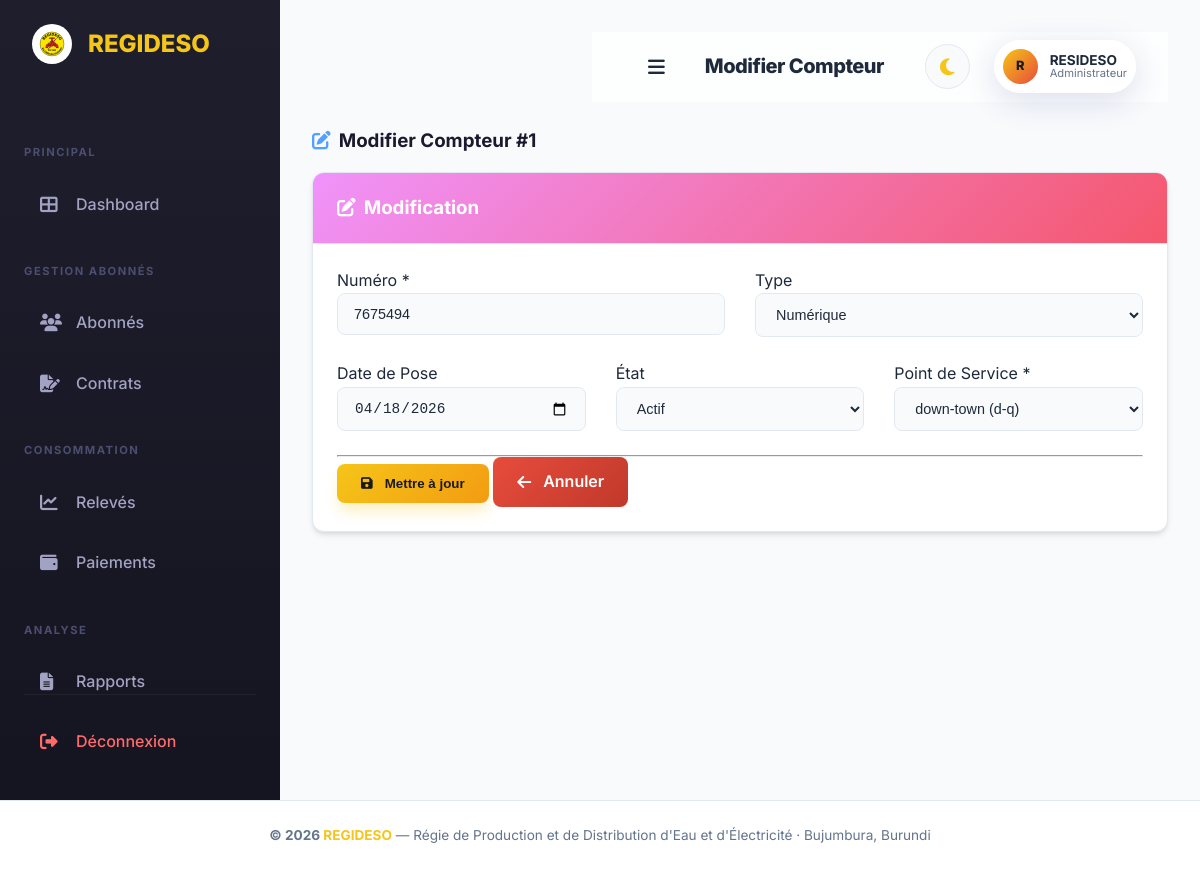
The app's page /compteurs/edit.php?id=1 (signed in) with its own data.
### tables this page shows
CREATE TABLE `compteur` (
  `id_Compteur` int(11) NOT NULL,
  `numero_Compteur` varchar(30) NOT NULL,
  `Typecompteur_Compteur` varchar(30) DEFAULT NULL,
  `DatePose_Compteur` date DEFAULT NULL,
  `Etat_compteur_Compteur` varchar(30) DEFAULT 'Actif',
  `id_Point_de_service` int(11) NOT NULL
);

CREATE TABLE `point_de_service` (
  `id_Point_de_service` int(11) NOT NULL,
  `libelle_Point_de_service` varchar(60) NOT NULL,
  `adresse_Point_de_service` varchar(60) DEFAULT NULL,
  `id_Contrat` int(11) NOT NULL
);

CREATE TABLE `contrat` (
  `id_Contrat` int(11) NOT NULL,
  `reference_Contrat` varchar(40) NOT NULL,
  `dateDebut_Contrat` date DEFAULT NULL,
  `dateFin_Contrat` date DEFAULT NULL,
  `Statut_Contrat` varchar(30) DEFAULT 'Actif',
  `idabonne_abonnes` int(11) NOT NULL
);

### includes/functions.php (called while the page is built, shortened)
<?php
function sanitize($data) {
    return htmlspecialchars(trim($data), ENT_QUOTES, 'UTF-8');
}

### compteurs/edit.php (the view, shortened to what this page needs)
<?php
require_once __DIR__ . '/../config/database.php';
require_once __DIR__ . '/../includes/functions.php';
$id = (int)($_GET['id'] ?? 0);
$stmt = $pdo->prepare("SELECT * FROM compteur WHERE id_Compteur = ?");
$stmt->execute([$id]);
$compteur = $stmt->fetch();
$points = $pdo->query("SELECT p.id_Point_de_service, p.libelle_Point_de_service, c.reference_Contrat, a.nom_abonnes FROM point_de_service p LEFT JOIN contrat c ON p.id_Contrat = c.id_Contrat LEFT JOIN abonne a ON c.idabonne_abonnes = a.idabonne_abonnes ORDER BY p.libelle_Point_de_service")->fetchAll();
$errors = [];
if ($_SERVER['REQUEST_METHOD'] === 'POST') {
    if (!verify_csrf_token($_POST['csrf_token'] ?? '')) $errors[] = 'Token CSRF invalide.';
    $numero    = trim($_POST['numero'] ?? '');
    $type      = trim($_POST['type'] ?? '');
    $date_pose = trim($_POST['date_pose'] ?? '');
    $etat      = trim($_POST['etat'] ?? '');
    $id_point  = (int)($_POST['id_point'] ?? 0);
    if (empty($numero)) $errors[] = 'Le numéro est obligatoire.';
    if ($id_point <= 0) $errors[] = 'Veuillez sélectionner un point de service.';
    if (empty($errors)) {
        $stmt = $pdo->prepare("UPDATE compteur SET numero_Compteur=?, Typecompteur_Compteur=?, DatePose_Compteur=?, Etat_compteur_Compteur=?, id_Point_de_service=? WHERE id_Compteur=?");
        $stmt->execute([$numero, $type, $date_pose ?: null, $etat, $id_point, $id]);
        set_flash('success', 'Compteur modifié avec succès.');
        header('Location: index.php'); exit;
    }
} else {
    $numero    = $compteur['numero_Compteur'];
    $type      = $compteur['Typecompteur_Compteur'];
    $date_pose = $compteur['DatePose_Compteur'];
    $etat      = $compteur['Etat_compteur_Compteur'];
    $id_point  = $compteur['id_Point_de_service'];
}
require_once __DIR__ . '/../includes/header.php';
?>
<div class="row mb-3"><div class="col-12"><h3 style="font-weight:700;color:#1a1a2e;"><i class="fas fa-edit mr-2" style="color:#54a0ff;"></i>Modifier Compteur #<?= $id ?></h3></div></div>
<div class="card">
    <div class="card-header" style="background:linear-gradient(135deg,#f093fb,#f5576c);color:white;"><h3 class="card-title"><i class="fas fa-edit mr-2"></i>Modification</h3></div>
    <div class="card-body">
        <form method="POST">
            <div class="row">
                <div class="col-md-6"><div class="form-group"><label>Numéro <span class="text-danger">*</span></label><input type="text" name="numero" class="form-control" value="<?= sanitize($numero) ?>" required></div></div>
                <div class="col-md-6"><div class="form-group"><label>Type</label><select name="type" class="form-control"><option value="Numérique" <?= $type==='Numérique'?'selected':'' ?>>Numérique</option></select></div></div>
            </div>
            <div class="row">
                <div class="col-md-4"><div class="form-group"><label>Date de Pose</label><input type="date" name="date_pose" class="form-control" value="<?= sanitize($date_pose) ?>"></div></div>
                <div class="col-md-4"><div class="form-group"><label>État</label><select name="etat" class="form-control"><option value="Actif" <?= $etat==='Actif'?'selected':'' ?>>Actif</option></select></div></div>
                <div class="col-md-4"><div class="form-group"><label>Point de Service <span class="text-danger">*</span></label>
                    <select name="id_point" class="form-control" required><option value="">-- Sélectionner --</option>
                    <?php foreach ($points as $p): ?><option value="<?= $p['id_Point_de_service'] ?>" <?= ($id_point == $p['id_Point_de_service']) ? 'selected' : '' ?>><?= sanitize($p['libelle_Point_de_service'] . ' (' . $p['reference_Contrat'] . ')') ?></option><?php endforeach; ?>
                    </select></div></div>
            </div>
            <hr>
            <button type="submit" class="btn btn-primary"><i class="fas fa-save mr-1"></i> Mettre à jour</button>
            <a href="index.php" class="btn btn-secondary"><i class="fas fa-arrow-left mr-1"></i> Annuler</a>
        </form>
    </div>
</div>
<?php require_once __DIR__ . '/../includes/footer.php'; ?>

### assets/css/premium.css (style rules this page uses)
:root { --primary: #f5c518; --primary-dark: #e8a700; --secondary: #e74c3c; --secondary-dark: #c0392b; --accent: #1dd1a1; --bg-main: #f8fafc; --bg-sidebar: linear-gradient(180deg, #1e1e2d 0%, #151521 100%); --bg-card: #ffffff; --text-main: #1e293b; --text-muted: #64748b; --text-on-primary: #1a1a1a; --border: #e2e8f0; --glass: rgba(255, 255, 255, 0.7); --glass-border: rgba(255, 255, 255, 0.4); --shadow-sm: 0 1px 3px rgba(0,0,0,0.1); --shadow-md: 0 4px 6px -1px rgba(0,0,0,0.1), 0 2px 4px -1px rgba(0,0,0,0.06); --shadow-lg: 0 10px 15px -3px rgba(0,0,0,0.1), 0 4px 6px -2px rgba(0,0,0,0.05); --shadow-premium: 0 20px 25px -5px rgba(0,0,0,0.1), 0 10px 10px -5px rgba(0,0,0,0.04); --shadow-primary: 0 10px 15px -3px rgba(245, 197, 24, 0.3); --radius-sm: 8px; --radius-md: 12px; --radius-lg: 20px; --radius-xl: 30px; --transition: all 0.3s cubic-bezier(0.4, 0, 0.2, 1); }
* { margin: 0; padding: 0; box-sizing: border-box; }
body { font-family: 'Inter', system-ui, -apple-system, sans-serif; background-color: var(--bg-main); color: var(--text-main); line-height: 1.6; overflow-x: hidden; transition: background-color 0.3s, color 0.3s; }
a { text-decoration: none; color: inherit; transition: var(--transition); }
.row { display: flex; flex-wrap: wrap; gap: 0; margin-right: -15px; margin-left: -15px; margin-bottom: 1.5rem; }
[class*="col-"] { position: relative; width: 100%; padding-right: 15px; padding-left: 15px; }
.col-12 { flex: 0 0 100%; max-width: 100%; }
@media (min-width: 768px) { .col-md-6 { flex: 0 0 50%; max-width: 50%; } }
@media (min-width: 768px) { .col-md-4 { flex: 0 0 33.333333%; max-width: 33.333333%; } }
.mb-3 { margin-bottom: 1rem !important; }
.mr-1 { margin-right: 0.25rem !important; }
.mr-2 { margin-right: 0.5rem !important; }
.card { background: var(--bg-card); border: 1px solid var(--border); border-radius: var(--radius-md); box-shadow: var(--shadow-md); overflow: hidden; transition: var(--transition); animation: slideInUp 0.6s ease forwards; }
.card-header { padding: 1.25rem 1.5rem; border-bottom: 1px solid var(--border); display: flex; align-items: center; justify-content: space-between; font-weight: 700; }
.card-body { padding: 1.5rem; }
.btn { display: inline-flex; align-items: center; justify-content: center; padding: 0.75rem 1.5rem; border-radius: var(--radius-sm); font-weight: 600; cursor: pointer; border: none; gap: 0.5rem; transition: var(--transition); white-space: nowrap; }
.btn-primary { background: linear-gradient(135deg, var(--primary), #f39c12); color: var(--text-on-primary); box-shadow: var(--shadow-primary); }
.btn-secondary { background: linear-gradient(135deg, var(--secondary), #c0392b); color: white; }
.form-control { display: block; width: 100%; padding: 0.75rem 1rem; font-size: 0.9rem; color: var(--text-main); background-color: var(--bg-main); background-clip: padding-box; border: 1px solid var(--border); border-radius: var(--radius-sm); transition: var(--transition); }
.card { transition: var(--transition); }
.btn { position: relative; overflow: hidden; }
.btn::after { content: ''; position: absolute; top: -50%; left: -50%; width: 200%; height: 200%; background: radial-gradient(circle, rgba(255,255,255,0.2) 0%, transparent 70%); opacity: 0; transition: opacity 0.5s ease; pointer-events: none; }

### records on screen
compteur: numero "7675494", type "Numérique", date_pose "04/18/2026", etat "Actif", id_point "down-town (d-q)"

### other values on screen
$page_title "Modifier Compteur"
substr($_SESSION['user_prenom'] ?? 'U', 0, 1) "R"
$_SESSION['user_prenom'] "RESIDESO"
$_SESSION['user_role'] "Administrateur"
$id "1"
